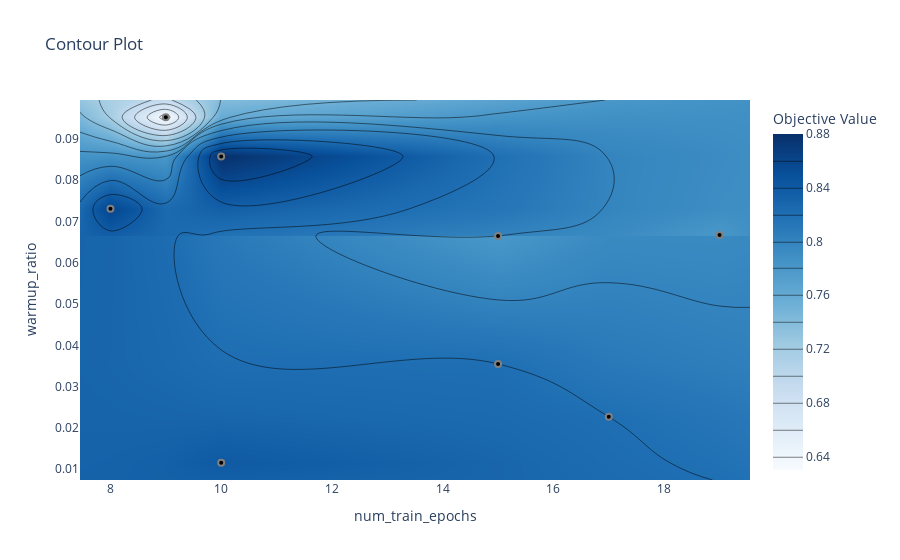

Notebook code cell kept with this figure:
### Code cell
if useOptuna:
    fig2=optuna.visualization.plot_contour(study, params=[importance[0][0], importance[1][0]])
    fig2.show()

### Figure 1 — Plotly figure (JSON) as saved in the notebook; plotly's stock layout.template omitted (floating-point values rounded to 4 significant figures)
{"data": [{"colorbar": {"title": {"text": "Objective Value"}}, "colorscale": [[0, "rgb(247,251,255)"], [0.125, "rgb(222,235,247)"], [0.25, "rgb(198,219,239)"], [0.375, "rgb(158,202,225)"], [0.5, "rgb(107,174,214)"], [0.625, "rgb(66,146,198)"], [0.75, "rgb(33,113,181)"], [0.875, "rgb(8,81,156)"], [1, "rgb(8,48,107)"]], "connectgaps": true, "contours": {"coloring": "heatmap"}, "hoverinfo": "none", "line": {"smoothing": 1.3}, "reversescale": false, "type": "contour", "x": [7.45, 8, 9, 10, 15, 17, 19, 19.55], "y": [0.0074, 0.01158, 0.02269, 0.03549, 0.06647, 0.06672, 0.07302, 0.08571, 0.09519, 0.09937], "z": [[null, null, null, null, null, null, null, null], [null, null, null, 0.84, null, null, null, null], [null, null, null, null, null, 0.82, null, null], [null, null, null, null, 0.82, null, null, null], [null, null, null, null, 0.78, null, null, null], [null, null, null, null, null, null, 0.78, null], [null, 0.86, null, null, null, null, null, null], [null, null, null, 0.88, null, null, null, null], [null, null, 0.63, null, null, null, null, null], [null, null, null, null, null, null, null, null]]}, {"marker": {"color": "black", "line": {"color": "Gray", "width": 2}}, "mode": "markers", "name": "Feasible Trial", "showlegend": false, "type": "scatter", "x": [10, 10, 19, 17, 9, 15, 8, 15], "y": [0.01158, 0.08571, 0.06672, 0.02269, 0.09519, 0.03549, 0.07302, 0.06647]}, {"marker": {"color": "#cccccc", "line": {"color": "Gray", "width": 2}}, "mode": "markers", "name": "Infeasible Trial", "showlegend": false, "type": "scatter", "x": [], "y": []}], "layout": {"title": {"text": "Contour Plot"}, "xaxis": {"range": [7.45, 19.55], "title": {"text": "num_train_epochs"}}, "yaxis": {"range": [0.0074, 0.09937], "title": {"text": "warmup_ratio"}}}}
